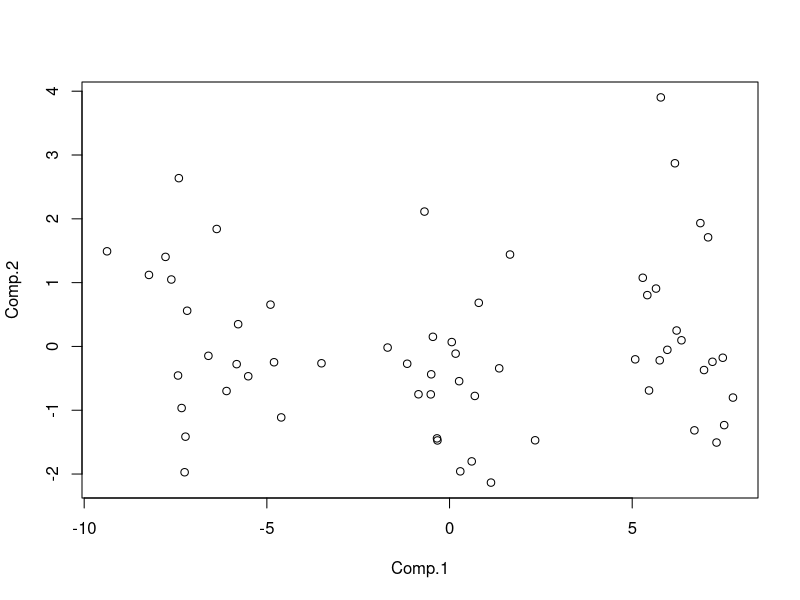
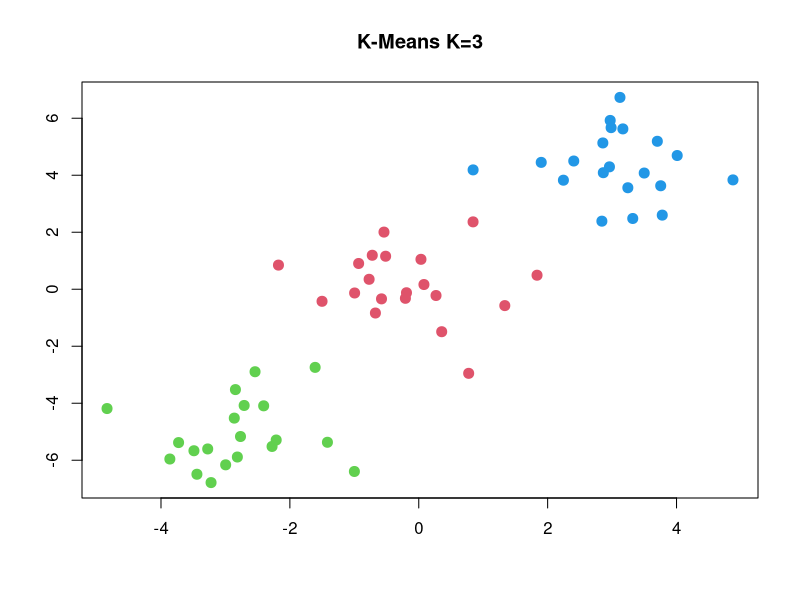
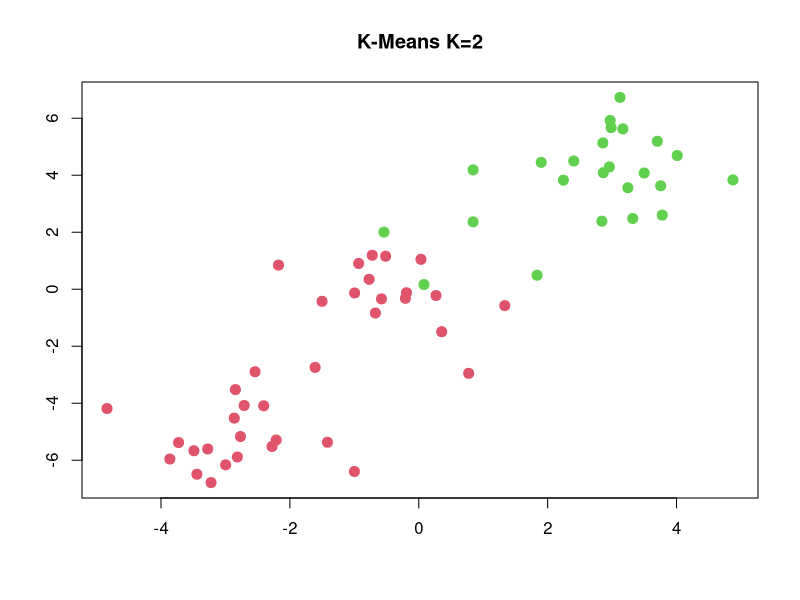
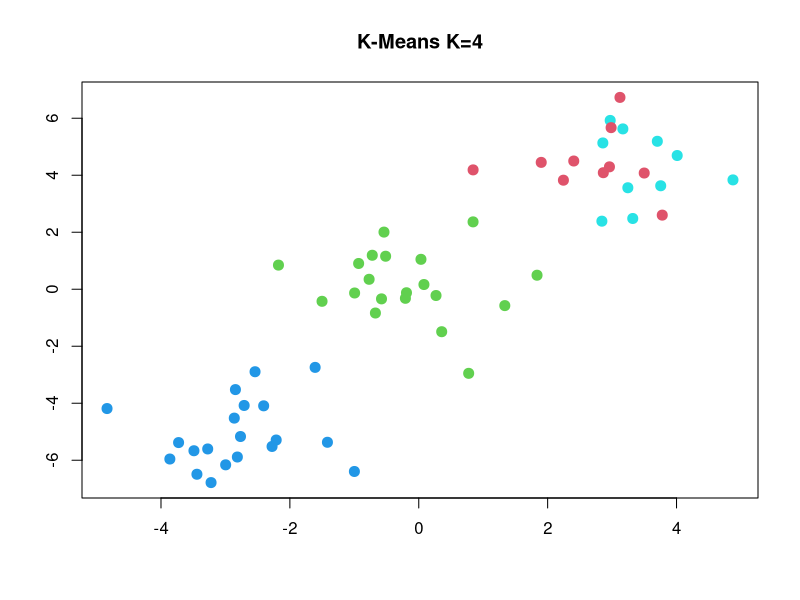
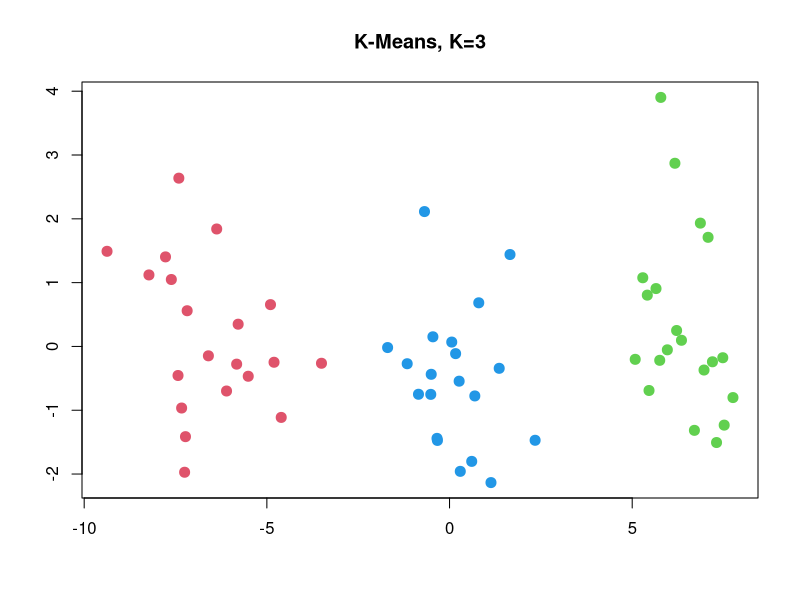
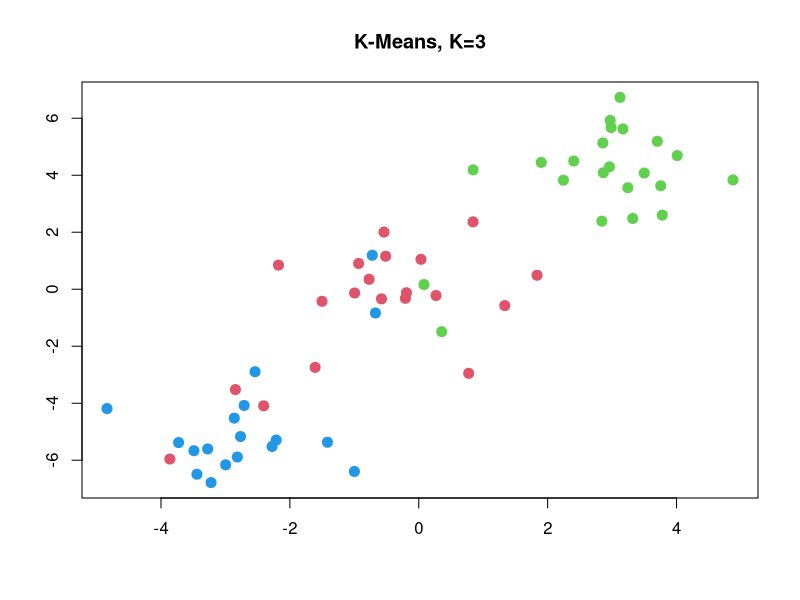

Source code (R) for these figures, in order:
set.seed(33)
x <- matrix(rnorm(60*10), ncol = 10)
x
#generate
x[1:20, 1] = x[1:20, 1]+3
x[1:20, 2] = x[1:20, 2] +4
x[1:20, 3]= x[1:20, 3]+2
x[1:20, 4] = x[1:20, 4]+2
x[21:40, 1] = x[21:40, 1]-3
x[21:40, 2] = x[21:40, 2]-5
x[21:40, 3] = x[21:40, 3]-2
x[21:40, 4] = x[21:40, 4]-3

#library(mclust)
#fmm<-Mclust(x)
#fmm
#table(fmm$classification)

classification = c(rep(1,20),rep(2,20),rep(3,20))

#b
pr = princomp(x)
summary(pr)
pr$loadings
pr$scores
plot(pr$scores)

#c
set.seed(3)
km1 = kmeans(x, 3)
km1$cluster
plot(x, col = (km1$cluster + 1), main = "K-Means K=3", xlab = "", ylab = "", pch = 20, cex = 2)
table(classification, km1$cluster)

#d
set.seed(4)
km2 = kmeans(x, 2)
plot(x, col = (km2$cluster + 1), main = "K-Means K=2", xlab = "", ylab = "", pch = 20, cex = 2)
table(classification, km2$cluster)
#e
set.seed(5)
km3 = kmeans(x, 4)
plot(x, col = (km3$cluster + 1), main = "K-Means K=4", xlab = "", ylab = "", pch = 20, cex = 2)
table(classification, km3$cluster)
#f
set.seed(6)
km4 = kmeans(pr$scores, 3)
plot(pr$scores, col = (km4$cluster + 1), main = "K-Means, K=3", xlab = "", ylab = "", pch = 20, cex = 2)
table(classification, km4$cluster)
#g
set.seed(7)
t=scale(x, scale=TRUE)
km5 =  kmeans(t, 3)
plot(x, col = (km5$cluster + 1), main = "K-Means, K=3", xlab = "", ylab = "", pch = 20, cex = 2)
